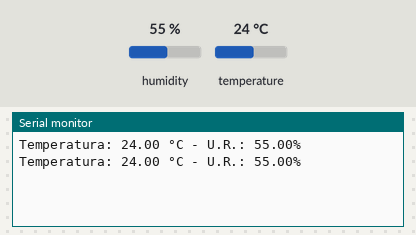
A sketch run on a simulated Arduino Uno, built with avr-gcc and run on an emulated ATmega328P. Parts: the last lines printed to the serial monitor. Inputs (shaded band) come from the test bench; at power-on: humidity 55 %, temperature 24 °C.

Above: at 3.2 s.
3.3 s: humidity set to 22 %
At 5.8 s:
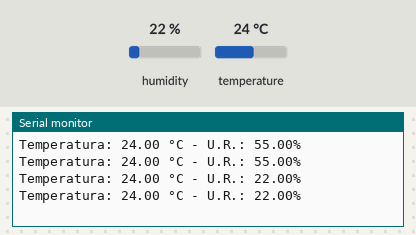
6.0 s: temperature set to 12 °C
At 6.9 s:
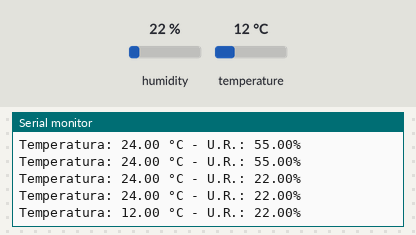
8.7 s: humidity set to 40 %
At 9.5 s:
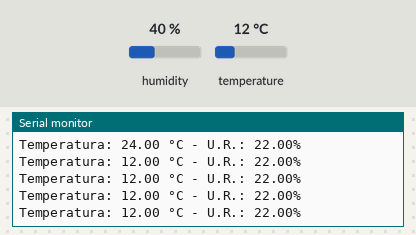
Timing chart, 0 to 11.7 s (numbered marks = the images above; inputs shaded):
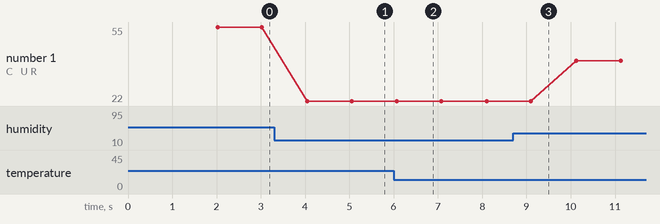

The sketch:

lezione_5_temp_UR_DHT11.ino
```cpp
/*
  Temperatura e umidità col sensore DHT11

 esercitazione lezione 5 corso Arduino 2019 Golem

  Vincenzo Nesta
*/

#include <DHT.h>
// modello di sensore
#define DHTTYPE DHT11
// pin a cui è connesso il sensore
const byte DHTPIN = 2;
DHT dht(DHTPIN, DHTTYPE);

void setup() {
  // put your setup code here, to run once:

  Serial.begin(9600); // inizializzo seriale

  dht.begin();        // accendo sensore
  delay(2000);        // pausa per messa a regime
}

void loop() {
  // put your main code here, to run repeatedly:
  float umidita = dht.readHumidity();
  float temperatura = dht.readTemperature();
  // validazione valori
  if (isnan(umidita) || isnan(temperatura)) {
    Serial.println("Lettura fallita!");
    return;         // interrompe il loop
  }
  // stampo i dati
  Serial.print("Temperatura: ");
  Serial.print(temperatura);
  Serial.print(" °C");
  Serial.print(" - U.R.: ");
  Serial.print(umidita);
  Serial.print("%");
  Serial.print("\n");
  // pausa
  delay(1000);
  }
```

Measured:
- after the input at 3.3 s, the serial monitor: prints a new line after 0.75 s (image 1)
- after the input at 6.0 s, the serial monitor: prints a new line after 0.07 s (image 2)
- plotted number 1: 55 → 22 after the input at 3.3 s, 22 → 40 after the input at 8.7 s
